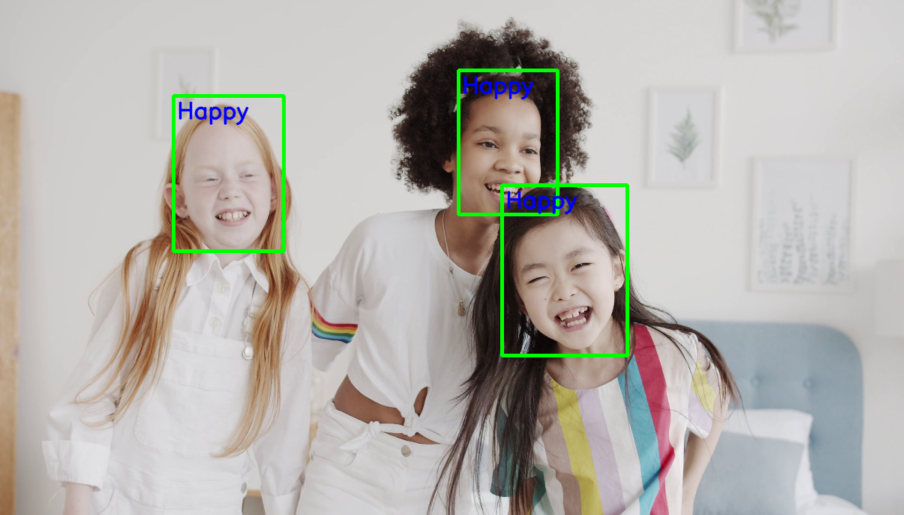
#> input picture Code/cv_expression_test/Emotion_detection_with_CNN-main/Emotion_detection_with_CNN-main/emoition_detection.png, 1807 x 1029 px, given in place of the camera (shown at 1/2 size)
$ python merge_image_frames.py
#> lines starting #> are read from the running program, lines starting #| are printed output that depends on the picture
import cv2
import numpy as np

# Initialize camera capture for two camera streams
cap1 = cv2.VideoCapture(0)  # Adjust the camera index as needed
cap2 = cv2.VideoCapture(2)  # Adjust the camera index as needed

# Check if the camera streams are opened successfully
if not cap1.isOpened() or not cap2.isOpened():
    print("Error: Camera not found")
    exit()

while True:
    ret1, frame1 = cap1.read()
#> frame1 is the input picture: shape (1029, 1807, 3); mean B, G, R 172.9, 178.4, 181.5
    ret2, frame2 = cap2.read()

    if not ret1 or not ret2:
        print("Error: Couldn't read frames from the cameras")
        break

    # Resize the frames to have the same dimensions
    frame1 = cv2.resize(frame1, (640, 480))  # Adjust the dimensions as needed
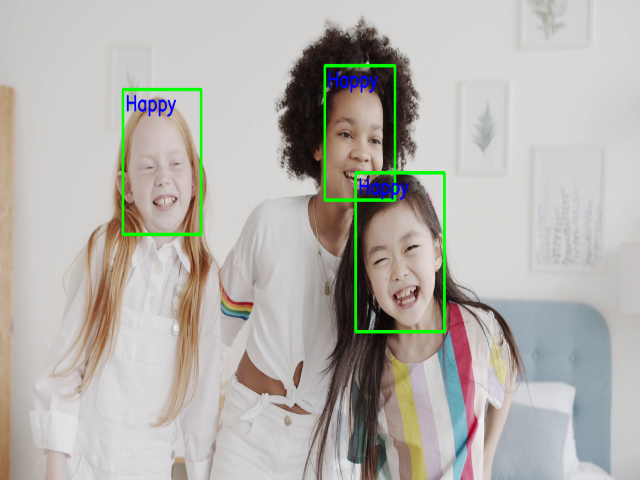
#> frame1: shape (480, 640, 3); mean B, G, R 172.8, 178.3, 181.5
    frame2 = cv2.resize(frame2, (640, 480))  # Adjust the dimensions as needed

    # Detect and compute key points and descriptors using SIFT
    sift = cv2.SIFT_create()
    kp1, des1 = sift.detectAndCompute(frame1, None)
#> kp1 = 720 keypoints; strongest (x, y, size): (338, 83, 75.8), (169, 115, 2), (141, 101, 2.1), (128, 103, 2.5)
    kp2, des2 = sift.detectAndCompute(frame2, None)
#> kp2 has the same summary as kp1

    # Match key points
    bf = cv2.BFMatcher()

    # Convert descriptors to np.float32
    des1 = np.float32(des1)
    des2 = np.float32(des2)

    # Match key points
    matches = bf.knnMatch(des1, des2, k=2)
#> matches = 720 matches

    matches = bf.knnMatch(des1, des2, k=2)

    # Apply ratio test to get good matches
    good_matches = []
    for m, n in matches:
        if m.distance < 0.75 * n.distance:
            good_matches.append(m)
#> after the loop, good_matches = 720 matches

    if len(good_matches) > 4:
        src_pts = np.float32([kp1[m.queryIdx].pt for m in good_matches]).reshape(-1, 1, 2)
#> src_pts = 720 rows, first 8: [47.08, 451.5], [56.36, 424], [68.91, 200.4], [79.06, 389.1], [79.06, 389.1], [82.16, 376.5], [82.48, 336.9], [84.91, 377.9]
        dst_pts = np.float32([kp2[m.trainIdx].pt for m in good_matches]).reshape(-1, 1, 2)
#> dst_pts has the same summary as src_pts

        # Find the homography matrix
        M, mask = cv2.findHomography(src_pts, dst_pts, cv2.RANSAC, 5.0)
#> M = [[1, -1.03e-15, -4.34e-13], [2.49e-15, 1, -7.3e-13], [9.83e-18, -4e-18, 1]]; mask = 720 values from 1 to 1

        # Warp the second image using the homography matrix
        stitched_frame = cv2.warpPerspective(frame2, M, (frame1.shape[1] + frame2.shape[1], frame1.shape[0]))
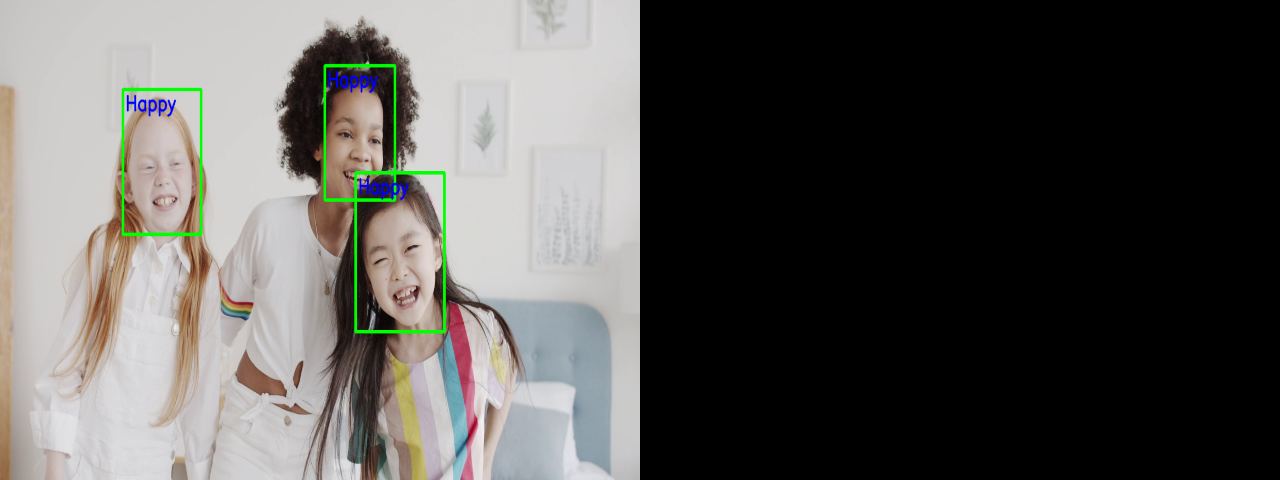
#> stitched_frame: shape (480, 1280, 3); mean B, G, R 86.4, 89.1, 90.7

        # Blend the two frames
        stitched_frame[0:frame1.shape[0], 0:frame1.shape[1]] = frame1
    else:
        stitched_frame = frame1

    # Display the stitched frame
    cv2.imshow('Stitched Frames', stitched_frame)

    if cv2.waitKey(1) & 0xFF == ord('q'):
#> (key q is pressed here)
        break

# Release the camera streams and close the OpenCV window
cap1.release()
cap2.release()
cv2.destroyAllWindows()
